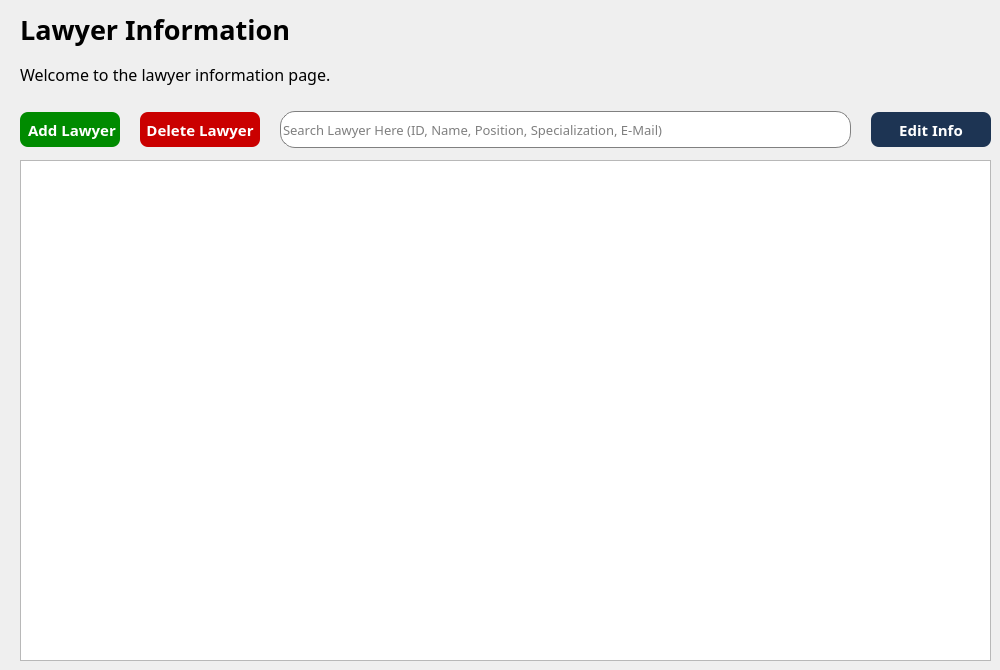
    <widget class="QWidget" name="lawyerPage">
     <widget class="QWidget" name="verticalLayoutWidget_2">
      <property name="geometry">
       <rect>
        <x>20</x>
        <y>10</y>
        <width>331</width>
        <height>84</height>
       </rect>
      </property>
      <layout class="QVBoxLayout" name="verticalLayout_2">
       <item>
        <widget class="QLabel" name="lawyerTitle">
         <property name="font">
          <font>
           <family>Poppins</family>
           <pointsize>20</pointsize>
           <weight>75</weight>
           <bold>true</bold>
          </font>
         </property>
         <property name="text">
          <string>Lawyer Information</string>
         </property>
        </widget>
       </item>
       <item>
        <widget class="QLabel" name="lawyerDesc">
         <property name="font">
          <font>
           <family>Poppins</family>
           <pointsize>12</pointsize>
           <weight>50</weight>
           <bold>false</bold>
          </font>
         </property>
         <property name="text">
          <string>Welcome to the lawyer information page.</string>
         </property>
        </widget>
       </item>
      </layout>
     </widget>
     <widget class="QTableWidget" name="lawyerDisplay">
      <property name="geometry">
       <rect>
        <x>20</x>
        <y>160</y>
        <width>971</width>
        <height>501</height>
       </rect>
      </property>
      <property name="font">
       <font>
        <family>Poppins</family>
       </font>
      </property>
      <property name="focusPolicy">
       <enum>Qt::NoFocus</enum>
      </property>
      <property name="showGrid">
       <bool>true</bool>
      </property>
      <property name="gridStyle">
       <enum>Qt::SolidLine</enum>
      </property>
      <property name="sortingEnabled">
       <bool>true</bool>
      </property>
      <property name="wordWrap">
       <bool>true</bool>
      </property>
      <property name="cornerButtonEnabled">
       <bool>true</bool>
      </property>
      <attribute name="horizontalHeaderVisible">
       <bool>false</bool>
      </attribute>
      <attribute name="horizontalHeaderCascadingSectionResizes">
       <bool>false</bool>
      </attribute>
      <attribute name="horizontalHeaderDefaultSectionSize">
       <number>150</number>
      </attribute>
      <attribute name="horizontalHeaderShowSortIndicator" stdset="0">
       <bool>true</bool>
      </attribute>
      <attribute name="horizontalHeaderStretchLastSection">
       <bool>true</bool>
      </attribute>
      <attribute name="verticalHeaderVisible">
       <bool>false</bool>
      </attribute>
      <column>
       <property name="text">
        <string>Lawyer ID</string>
       </property>
      </column>
      <column>
       <property name="text">
        <string>Name</string>
       </property>
      </column>
      <column>
       <property name="text">
        <string>Gender</string>
       </property>
      </column>
      <column>
       <property name="text">
        <string>Position</string>
       </property>
      </column>
      <column>
       <property name="text">
        <string>Specialization</string>
       </property>
      </column>
      <column>
       <property name="text">
        <string>E-Mail</string>
       </property>
      </column>
     </widget>
     <widget class="QWidget" name="horizontalLayoutWidget">
      <property name="geometry">
       <rect>
        <x>20</x>
        <y>110</y>
        <width>971</width>
        <height>39</height>
       </rect>
      </property>
      <layout class="QHBoxLayout" name="horizontalLayout">
       <property name="spacing">
        <number>20</number>
       </property>
       <item>
        <widget class="QPushButton" name="addLawyer">
         <property name="font">
          <font>
           <family>Poppins</family>
           <pointsize>-1</pointsize>
           <weight>75</weight>
           <bold>true</bold>
          </font>
         </property>
         <property name="styleSheet">
          <string notr="true">QPushButton{
	background-color: rgb(0, 139, 0);
	color:white;
	border:none;
	border-radius: 8px;
	font-weight: bold;
	font-size: 15px;
	height: 35px;
	width: 100px;
}

QPushButton:hover{
	background-color: rgb(0, 170, 0);
}</string>
         </property>
         <property name="text">
          <string> Add Lawyer</string>
         </property>
        </widget>
       </item>
       <item>
        <widget class="QPushButton" name="deleteLawyer">
         <property name="font">
          <font>
           <family>Poppins</family>
           <pointsize>-1</pointsize>
           <weight>75</weight>
           <bold>true</bold>
          </font>
         </property>
         <property name="styleSheet">
          <string notr="true">QPushButton{
	background-color: rgb(202, 0, 0);
	color:white;
	border:none;
	border-radius: 8px;
	font-weight: bold;
	font-size: 15px;
	height: 35px;
	width: 120px;
}

QPushButton:hover{
	background-color:rgb(207, 64, 64);
}</string>
         </property>
         <property name="text">
          <string>Delete Lawyer</string>
         </property>
        </widget>
       </item>
       <item>
        <widget class="QLineEdit" name="searchLawyer">
         <property name="font">
          <font>
           <family>Poppins</family>
           <pointsize>10</pointsize>
          </font>
         </property>
         <property name="styleSheet">
          <string notr="true">QLineEdit{
	border: 1px solid grey;
	border-radius: 15px;
	height: 35px;
	
}</string>
         </property>
         <property name="text">
          <string/>
         </property>
         <property name="placeholderText">
          <string>Search Lawyer Here (ID, Name, Position, Specialization, E-Mail)</string>
         </property>
        </widget>
       </item>
       <item>
        <widget class="QPushButton" name="editLawyer">
         <property name="font">
          <font>
           <family>Poppins</family>
           <pointsize>-1</pointsize>
           <weight>75</weight>
           <bold>true</bold>
          </font>
         </property>
         <property name="styleSheet">
          <string notr="true">QPushButton{
	background-color: #1d3453;
	color:white;
	border:none;
	border-radius: 8px;
	font-weight: bold;
	font-size: 15px;
	height: 35px;
	width: 120px;
}

QPushButton:hover{
	background-color:rgb(51, 93, 148);
}</string>
         </property>
         <property name="text">
          <string>Edit Info</string>
         </property>
        </widget>
       </item>
      </layout>
     </widget>
    </widget>
